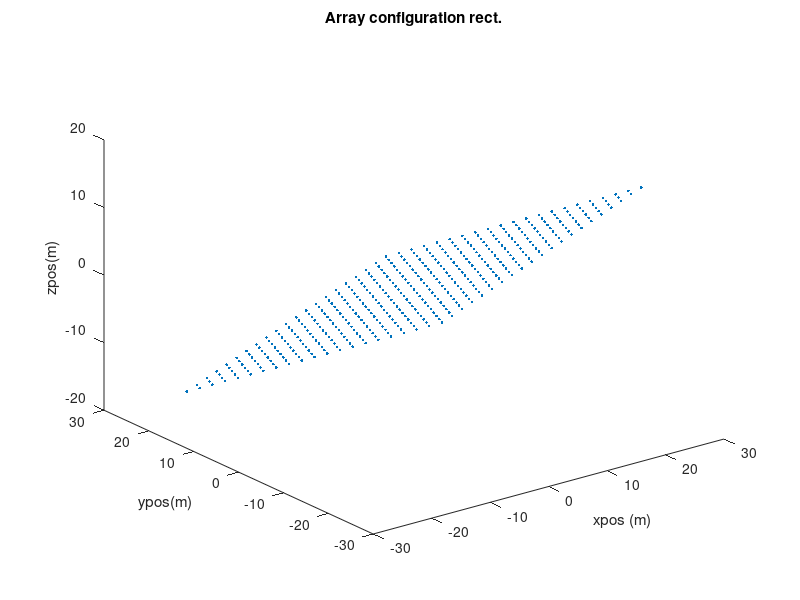

The MATLAB source for this figure: (Note: this script raises an error after producing the figure.)
% Script to simulate visibilities from a specific array configuration, and 
% source locations.
% Arguments:
% 	parm.arrayrad : Extent of the array to be simulated, in meters.
%	parm.elemspace : Element spacing, in meters.
%   parm.zslope    : Max. z height across elements in the array, in meters.
%   parm.pa        : Position angle of the array
%   parm.stretch   : Factor by which to stretch one dimension wrt. other.
%   parm.flux      : Flux (in arbit units) of specified sources in the sky.
%	parm.l0,m0     : Location of point sources in the sky, in l,m coordinates
%   parm.deb       : Bool controlling the generation of debug plots
%	parm.arrayconfig: Distribution of antennas. 
%					Currently supported:
%					- 'rect' : Equispaced rectangular 2-D grid of antennas
%					- 'disk' : Equispaced anntennas within a disk
%					- 'ring' : Equispaced antennas within an annuli
%					- 'lba_outer': LOFAR's LBA_OUTER actual configuration
%					- 'lba_outer_12': 12-station LBA_OUTER actual configuration
%					- 'lba_inner': LOFAR's LBA_INNER actual configuration
%  parm.fft        : Parameter defining whether FFT imaging should be carried
%                    out.
%  parm.freq       : Frequency of simulation. Needed as array extent is in
%                    meters.
%  parm.flagant    : Indices in the antenna array to be flagged.
%  parm.tobs       : Simulated time of the observation (as a datenum)
%  parm.ateam      : Flag controlling simulation of a sky with the A-team+Sun
%  parm.lofarskymodel: Filename of the lofarsky model to use. If empty, a
%                    point source model will be used.
%  parm.snr        : Controls the SNR of the visibilities.
%  parm.gain       : Complex gains to be associated with the antennas.
%                    [nant x 1]
%  parm.sigman     : Complex coloured noise to be added to the visibilities.
%                    [nant x nant]
% pep/28Apr15

function [out, parm] = simvis (parm)
    def_freq = 60e6;  % Hz.
    
    % If no parameters are given, this is our default case.
	if (exist ('parm') == 0)
		parm.arrayrad = 25;  % meters
		parm.elemspace = 2.5; % Default lambda / 2;
        parm.zslope = 0;
        parm.pa        = 0;
        parm.stretch   = 1;
        parm.flux = [5, 6];

        % Locate sources of unit amplitude at the locations (in l,m units) as
        % specified above.
		parm.l0 = [0.2, 0.25];
        parm.m0 = [0.3, -0.45];
		parm.deb       = 1;
		parm.arrayconfig = 'rect';
        parm.fft       = 1;
        parm.freq      = def_freq;
        parm.flagant   = []; % None flagged.
        parm.tobs      = now(); % datenum
        parm.ateam     = 0;  % Switch off A-team simulation.
        parm.lofarskymodel = [];
        parm.snr       = 5;  % WGN to add to the visibilities.
        parm.gain      = [];
        parm.sigman    = [];
	else
        % Check if all required parameters are available, else put in defaults,
        % even if unsed.
        if (isfield (parm, 'arrayrad') == 0)
            parm.arrayrad = 25;
        end;

        if (isfield (parm, 'elemspace') == 0)
            parm.elemspace = 2.5;
        end;

        if (isfield (parm, 'zslope') == 0)
            parm.zslope = 0;
        end;

        if (isfield (parm, 'pa') == 0)
            parm.pa = 0;
        end;

        if (isfield (parm, 'stretch') == 0)
            parm.stretch = 1;
        end;

        if (isfield (parm, 'l0') == 0)
            parm.flux = [5, 6];
        end;

        if (isfield (parm, 'l0') == 0)
		    parm.l0 = [0.2, 0.25];
        end;

        if (isfield (parm, 'm0') == 0)
            parm.m0 = [0.3, -0.45];
        end;

        if (isfield (parm, 'deb') == 0)
            parm.deb = 1;
        end;

        if (isfield (parm, 'arrayconfig') == 0)
            parm.arrayconfig = 'rect';
        end;

        if (isfield (parm, 'fft') == 0)
            parm.fft = 1;
        end;

        if (isfield (parm,'freq') == 0)
            parm.freq = def_freq;
        end;
        
        if (isfield (parm,'ateam') == 0)
            parm.ateam = 1;
            parm.lofarskymodel = 'A-Team_4.sky'; % Use specified sky model.
        end;
        
        if (isfield (parm,'lofarskymodel') == 0)
            parm.lofarskymodel = [];
        end;

        if (isfield (parm,'snr') == 0)
            parm.snr = 10;
        end;

        if (isfield (parm,'flagant') == 0)
            parm.flagant = [];
        end;

        if (isfield (parm,'tobs') == 0)
            parm.tobs = now;
        end;

        if (isfield (parm,'gain') == 0)
            parm.gain = [];
        end;

        if (isfield (parm,'sigman') == 0)
            parm.sigman = [];
        end;
    end;
    out.tobs = parm.tobs;
    out.freq = parm.freq;
    normal = [0.598753, 0.072099, 0.797682].'; % Normal to CS002

    % ---------------------------------------------------------------%
    % ----------------------- Create model sky ----------------------%
    % ---------------------------------------------------------------%
    %%  Put in the Ateam sources for the given time.
    if (parm.ateam == 1)

        if (isempty (parm.lofarskymodel))
    	    % load the 3CR catalog for positions and fluxes
    	    load 'srclist3CR.mat';
    	    ateam_ind =  [324, 283, 179, 88];
            nsrc      = length (ateam_ind);
            ateam_name = {'Cas.A', 'Cyg.A', 'Vir.A', 'Tau.A', 'Sun'};
    	    ateam_ra = [srclist3CR(ateam_ind).alpha]; % RA
    	    ateam_dec= [srclist3CR(ateam_ind).delta]; % DEC
    	    ateam_fl = [srclist3CR(ateam_ind).flux];  % Jy
    	    epoch = true ([1, length(ateam_ind)]);
        else
            [mod, rarng, decrng, modimg] = readlofarskymodel ...
                            (parm.lofarskymodel, parm.freq, 10, 4200, 0);
            nsrc = length(mod);
            for ind = 1:length (mod)
                ateam_name {ind} = mod(ind).name{1};
                ateam_ra (ind)   = mod(ind).meanra;
                ateam_dec (ind)  = mod(ind).meandec;
                ateam_fl (ind)   = mod(ind).meanflux;
            end;
            ateam_name{nsrc+1} = 'Sun';
        end;

        tobs_jd = datenum2mjdsec (out.tobs)/86400. + 2400000.5;
	

        % Add Solar flux to the ateam
        [ateam_ra(nsrc+1), ateam_dec(nsrc+1)] = SunRaDec (tobs_jd);

        % Flux of the quiet Sun in Jy.
        % from  [http://www.astro.phys.ethz.ch/astro1/Users/benz/papers/\
        % LBReview_thermal.pdf]
        % Valid 30<x<350MHz, freq. in MHz
        ateam_fl(nsrc+1) = (1.94) * (out.freq/1e6)^1.992; 
        epoch(nsrc+1) = false;

        [l, m] = radectolm(ateam_ra, ateam_dec, tobs_jd, 6.869837540, ...
                            52.915122495,  epoch);
        fprintf (2, ...
            '<-- Sun located at RA/DEC: %.4f, %.4f, [l,m]: %.4f,%.4f\n',...
            ateam_ra(end), ateam_dec(end), l(end), m(end));

	    % Convert ra/dec from catalog to ITRF coordinates
	    srcpos = radectoITRF(ateam_ra, ateam_dec, epoch, tobs_jd);
	    up = srcpos * normal > 0.1; % Sources visible at this time.
        parm.l0 = l;
        parm.m0 = m;
        parm.flux = ateam_fl;
        parm.srcname = ateam_name;
        
	    % A = exp(-(2 * pi * 1i * obs.freq / 299792458)*(posITRF* srcpos(up).'));
	    % RAteam = A * diag(ateam_fl(sel)) * A';
    else
        for ind = 1:length (parm.l0)
            parm.srcname {ind} = sprintf ('Src_%d', ind);
        end;
        up = ones (1, length (parm.l0));
    end;

    % ---------------------------------------------------------------%
    % ----------------------- Create Array --------------------------%
    % ---------------------------------------------------------------%
    % Need these parameters only for theoretical arrays
    if (strcmp (lower(parm.arrayconfig), 'lba_outer')    == 0 && ...
        strcmp (lower(parm.arrayconfig), 'lba_inner')    == 0 && ...
        strcmp (lower(parm.arrayconfig), 'lba_outer_12') == 0)
	    x = [-parm.arrayrad:parm.elemspace:parm.arrayrad]; 
        y = [-parm.arrayrad*parm.stretch:...
                            parm.elemspace:parm.arrayrad*parm.stretch];
        % Slope is always along the X dimension only.
        z = linspace (0, parm.zslope, length (x));

        % NOTE: The above array is currently at the south pole, rotate it 
        % to the location of CS002, which is where we want to place 
        % all our synthetic arrays. Rotation matrix taken from the 
        % CS002 antenna configuration file.
        cs002_rotmat = [ -0.1195950000,  -0.7919540000,   0.5987530000;
                          0.9928230000,  -0.0954190000,   0.0720990000;
                          0.0000330000,   0.6030780000,   0.7976820000];
        
        rot = [x; y; z;]' * cs002_rotmat;
        arraysampling_x = rot(:,1);
        arraysampling_y = rot(:,2);
        arraysampling_z = rot(:,3);
    end;

    fprintf (2, '<-- Simulation for timestamp %s, freq %f.\n', ...
            datestr(out.tobs), out.freq);

    
    
	deb = parm.deb;
    assert (length(parm.l0) == length (parm.m0));
    assert (length(parm.flux) == length (parm.l0));
    fprintf (1, '<-- Simulated source properties (l,m, ra, dec, Jy(frac.power),Name): \n');
    for ind = 1:length(parm.l0)
        if (parm.ateam == 1)
            fprintf (1, '   [%5.2f, %5.2f, %5.2f, %5.2f, %8.2f (%6.4f), %s]\n',...
                    parm.l0(ind), parm.m0(ind), ateam_ra(ind), ateam_dec(ind),...
                    parm.flux(ind), parm.flux(ind)/sum(parm.flux),...
                    parm.srcname{ind});
        else
            fprintf (1, '   [%5.2f, %5.2f, %8.2f (%6.4f)]\n',...
                    parm.l0(ind), parm.m0(ind), parm.flux(ind),...
                    parm.flux(ind)/sum(parm.flux));
        end;
    end 
    fprintf (1,'\n');
	l0 = parm.l0(up);
	m0 = parm.m0(up);
    flux = parm.flux(up);

    % Generate the rotation matrix (only in 2D) for the given position angle.
    rotmat = [cosd(parm.pa) -sind(parm.pa);
              sind(parm.pa)  cosd(parm.pa)];

	fprintf (1, '<-- %s array config chosen.\n', parm.arrayconfig);
	switch lower(parm.arrayconfig)
        case 'linear'
            xpos = arraysampling_x; 
            ypos = ones (1, length(xpos)); 
            zpos = zeros (size (xpos));

		case 'rect'
            % Example parameter structure:
            % parm.arrayconfig='rect'; parm.l0=0.1; parm.m0=0.25;
            % parm.arrayrad=100; parm.Nelem2rad=5; parm.deb=1;

			% Create a rectangular grid of antenna, equi-spaced
			[xpos, ypos] = meshgrid (arraysampling_x, arraysampling_y);
            zpos = meshgrid (arraysampling_z, zeros (size (arraysampling_x)))';
            xpos = xpos (:);
            ypos = ypos (:);
            zpos = zpos (:);

		case 'disk'
            % Example parameter structure:
            % parm.arrayconfig='disk'; parm.l0=0.1; parm.m0=0.25;
            % parm.arrayrad=100; parm.Nelem2rad=5; parm.deb=1;

			% Create a disk of antennas, with radius being the extent of array sampling.
            [xpos, ypos] = meshgrid (arraysampling_x, arraysampling_y);
			discsel = (sqrt(xpos.^2 + ypos.^2./parm.stretch) < parm.arrayrad);
			xpos = xpos (discsel);
			ypos = ypos (discsel);
            zpos = zeros (length (xpos), 1);

		case 'ring'
            % Example parameter structure:
            % parm.arrayconfig='ring'; parm.l0=0.1; parm.m0=0.25;
            % parm.arrayrad=100; parm.Nelem2rad=5; parm.deb=1; parm.inner_rad =
            % 70;

			% Create a ring of antenna, with inner rad = inner_rad
            [xpos, ypos] = meshgrid (arraysampling_x, arraysampling_y);
			discsel = (sqrt(xpos.^2 + ypos.^2./parm.stretch) < parm.arrayrad);
            if (isfield (parm, 'inner_rad') == 0)
                parm.inner_rad = parm.arrayrad/2;
            end;
			innerdiscsel = (sqrt(xpos.^2 + ypos.^2./parm.stretch) < parm.inner_rad);
			ringsel = discsel - innerdiscsel;
			xpos = xpos(ringsel==1);
			ypos = ypos(ringsel==1);
            zpos = zeros (length (xpos), 1);

		case 'lba_outer'
			% load ('poslocal_outer_cs07w1.mat', 'poslocal');
			% load ('poslocal_outer_cs02w0.5.mat', 'poslocal');
			load ('poslocal_outer.mat', 'posITRF');
            arraysampling_x = posITRF(:,1);
            arraysampling_y = posITRF(:,2);
            remants = setdiff([1:size(posITRF,1)], parm.flagant);
			xpos = posITRF(:,1); % - posITRF(1,1);
			ypos = posITRF(:,2); % - posITRF(1,2);
            zpos = posITRF(:,3);

		case 'lba_inner'
			load ('poslocal_inner.mat', 'posITRF');
			xpos = posITRF(:,1) - posITRF(1,1);
			ypos = posITRF(:,2) - posITRF(1,2);
            zpos = posITRF(:,3);

		case 'lba_outer_12'
            load ('poslocal_afaac12_outer_0w.mat', 'poslocal');
			% load ('poslocal_afaac12_outer.mat', 'poslocal');
			xpos = poslocal(:,1); % - poslocal(1,1);
			ypos = poslocal(:,2); % - poslocal(1,2);
            zpos = poslocal(:,3);

		otherwise
			error (sprintf ('### Config %s is unimplemented!\n', ...
                    parm.arrayconfig));
	end;

    

    % Rotate the array configuration
    tmp = rotmat * [xpos(:) ypos(:)]';
    xpos = reshape (tmp (1,:), size (xpos));
    ypos = reshape (tmp (2,:), size (ypos));

	Nelem = length (xpos(:));

	if (deb > 0)
		% Show the array layout. A different colored dot for each row of 
        % elements in the array.
        figure();
		plot3 (xpos(:), ypos(:), zpos(:), '.'); 
		xlabel ('xpos (m)'); ylabel ('ypos(m)'); zlabel ('zpos(m)');
		title (sprintf ('Array configuration %s.\n', parm.arrayconfig));
	end;

    uloc = (meshgrid (xpos(:)) - meshgrid (xpos(:)).'); % U in m 
    vloc = (meshgrid (ypos(:)) - meshgrid (ypos(:)).'); % V in m
    wloc = (meshgrid (zpos(:)) - meshgrid (zpos(:)).'); % W in m
    uvdist = sqrt (uloc(:).^2 + vloc(:).^2 + wloc(:).^2);
    
    % ---------------------------------------------------------------%
    % ----------------------- Create visibilities--------------------%
    % ---------------------------------------------------------------%
    % Visibilities with an extra w-term, meant for phase-tracking
    % interferometers
    % V = sum(repmat ((parm.flux), size(uloc(:)),1) .* ...
    %       exp (-(2*pi*1i*parm.freq/299792458)*(uloc(:)*l0 + ...
    %           vloc(:)*m0 + wloc(:)*(sqrt(1-l0.^2-m0.^2) - 1))), 2);

    % Vis. as seen by arrays including a w-term
    % V = sum(repmat ((parm.flux), size(uloc(:)),1) .* ...
    %       exp (-(2*pi*1i*parm.freq/299792458)*(uloc(:)*l0 + ...
    %           vloc(:)*m0 + wloc(:)*(sqrt(1-l0.^2-m0.^2)))), 2);

    V = zeros (length(xpos));
    C = 299792458; % m/s
    posITRF = [xpos ypos zpos];
    if (isempty (parm.gain))
        parm.gain = ones (size (uloc, 1)) + 1i*zeros (size (uloc, 1));
        parm.sigman = zeros (size (uloc));
    end;

    if (isempty (parm.lofarskymodel))
        % Vis. from arrays without a w-term.
        V = sum(repmat ((flux), size(uloc(:)),1) .* ...
            exp (-(2*pi*1i*parm.freq/299792458)*(uloc(:)*l0 + vloc(:)*m0 )), 2);
        V = conj (reshape (V, [length(xpos(:)), length(ypos(:))]));
    else
        % Accumulate the visibilities due to every model source.
        for patch = 1:1 %length (rarng) % For every patch in the model.
            pos  = radectoITRF (rarng{patch}, decrng{patch}, ...
                true, tobs_jd);
            simsky_up = pos * normal > 0;
            pos (1:10,:)
            if (sum (simsky_up) == 0)
                fprintf (2, ...
                 'simvis: %s patch not visible for time %s.\n', ...
                    mod(patch).name{1}, datestr (out.tobs));
                continue;
            end;
    
    	    simsky_A = exp(-(2*pi*1i*parm.freq/C)*(posITRF*pos.'));
    	    V = V +  simsky_A*modimg{patch}*simsky_A';
        end;
    end;



    % Add noise to the visibilities
    if (parm.snr ~= 0)
        V = V + (mean(real(V(:)))/parm.snr) * randn (size (V)) + ...
                                i*(mean(imag(V(:)))/parm.snr) * randn (size (V));
    end;

    % Add the supplied antenna gains and colored noise.
    % V = V .* (parm.gain*parm.gain')/size (uloc, 1) + parm.sigman;
    
    % Another approach of first generating phasors in position coordinates.
    % Generate phasor due to location of each element
    % we = repmat ((parm.flux), size (xpos(:)), 1) .* ...
    %       (exp (-(2*pi*1i*parm.freq/299792458) *(xpos(:)*l0 + ypos(:)*m0)...
    %        + zpos(:)*sqrt(1-l0.^2-m0.^2))); 
	% V = we * we'; % Generate the visibilities for the system at hand.

    % ---------------------------------------------------------------%
    % ----------------------- Create images -------------------------%
    % ---------------------------------------------------------------%
    if (parm.fft == 0)

	    % Create an image using acm2skymap:
	    out.img_l = [-1:0.01:1];
    	out.img_m = out.img_l;
        mask = meshgrid(out.img_l).^2 + meshgrid(out.img_m).'.^2 < 1;
        out.map = acm2skyimage (V, xpos(:), ypos(:), zpos(:), out.freq, ...
                                out.img_l, out.img_m);
        out.map = flipud(rot90 (out.map)); % To match the locations of the
                                           % simulated point sources.
        scalefac = length (V(:));
    else

	    % Create a map using FFT imaging.
		gparm.type = 'pillbox';
	    gparm.lim  = 0;
	    gparm.duv = 0.5;			% Default, reassigned from freq. of obs. to
									% image just the full Fov (-1<l<1)
	    gparm.Nuv = 1500;			% size of gridded visibility matrix
	    gparm.uvpad = 1536;			% specifies if any padding needs to be added
	    gparm.fft  = 1;

	    % uloc = meshgrid (poslocal(:,1)) - meshgrid (poslocal (:,1)).';
	    % vloc = meshgrid (poslocal(:,2)) - meshgrid (poslocal (:,2)).';
	   	[radecmap, out.map, out.gridvis, out.img_l, out.img_m] = ... 
			  fft_imager_sjw_radec (V(:), uloc(:), vloc(:), ... 
						gparm, [], [], out.tobs, out.freq, 0);
        scalefac = (length(uloc(:))/gparm.Nuv).^2; % Still get a factor 10 extra
                                                   % flux... pep/03Oct16
    end;
    out.map = out.map/scalefac;
	out.V = V;
    out.uvdist = uvdist;
    out.xpos = xpos;
    out.ypos = ypos;
    out.zpos = zpos;
    out.uloc = uloc;
    out.vloc = vloc;
    out.wloc = wloc;

    % ---------------------------------------------------------------%
    % ----------------------- Create plots if reqd-------------------%
    % ---------------------------------------------------------------%
	if (deb > 0)
        figure();
        mask = meshgrid(out.img_l).^2 + meshgrid(out.img_m).'.^2 < 1;
		% imagesc (out.img_l, out.img_m, 10*log10(real(out.map)).*mask); 
        % colorbar; axis tight;
		imagesc (out.img_l, out.img_m, (real(out.map)).*mask); 
	    axis equal
   		axis tight
   		set (gca, 'YDir', 'Normal'); % To match orientation with station images
   		set (gca, 'XDir', 'Reverse'); % To match orientation with station images

    	ylabel('South $\leftarrow$ m $\rightarrow$ North', 'interpreter', 'latex');
    	xlabel('East $\leftarrow$ l $\rightarrow$ West', 'interpreter', 'latex');
        colorbar; axis tight;
		title (sprintf ...
                ('Simulated map for %s array, max bline %.2f lambda, Ampl', ...
                parm.arrayconfig, max(uvdist(:))/(299792458/parm.freq)));
        
%        figure();
%        subplot (121);
%        imagesc (abs(out.V)); colorbar; axis tight;
%		xlabel ('Ant'); ylabel ('Ant');
%		title ('ACM amplitude');
%        subplot (122);
%        imagesc (angle(out.V)); colorbar; axis tight;
%		xlabel ('Ant'); ylabel ('Ant');
%		title ('ACM phase');
	end;
